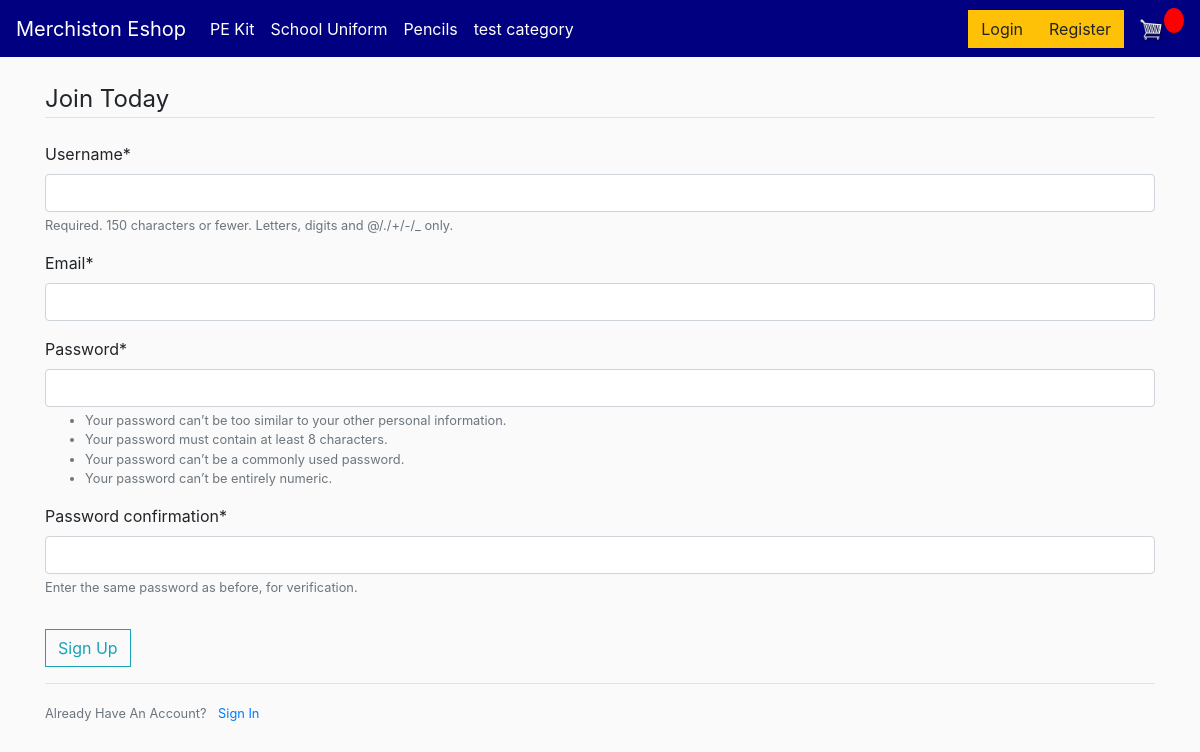
Screenshot of /register/ with the database file from the repository.
### store/models.py (models this page shows, shortened)
class Category(models.Model):
    title = models.CharField(max_length=255)
    slug = models.SlugField(max_length=255, unique=True, default=uuid.uuid1)
    class Meta:
        verbose_name_plural = 'Categories'

### users/views.py (the view)
# urls.py: path('register/', user_views.register, name='register'),
def register(request):
    if request.method == 'POST':
        form = UserRegisterForm(request.POST)
        if form.is_valid():
            form.save()  # This line saves the user information and hashes the password
            username = form.cleaned_data.get('username')
            raw_password = form.cleaned_data.get('password1')
            user = authenticate(username=username, password=raw_password)
            Customer.objects.create(user=user, name=username, email=email)
            messages.success(request, f'Your account has been updated! You are now able to log in')
            login(request, user)
            return redirect('login')
    else:
        form = UserRegisterForm()
    return render(request, 'users/register.html', {'form': form})

### users/forms.py
class UserRegisterForm(UserCreationForm):
    email = forms.EmailField()
    class Meta:
        model = User
        fields = ['username', 'email', 'password1', 'password2']

### store/context_processors.py (called while the page is built)
def menu_categories(request):
    categories = Category.objects.all()
    return {'menu_categories': categories}

### users/templates/users/register.html (shortened to what this page needs)
{% extends 'store/main.html' %}
{% load crispy_forms_filters %}
{% load crispy_forms_tags %}
{% block content %}
    <div class="content-section">
        <form method="POST">
            <fieldset class="form-group">
                <legend class="border-bottom mb-4">Join Today</legend>
                {{ form|crispy }}
            </fieldset>
            <div class="form-group">
                <button class="btn btn-outline-info" type="submit">Sign Up</button>
            </div>
        </form>
        <div class="border-top pt-3">
            <small class="text-muted">
                Already Have An Account? <a class="ml-2" href="{% url 'login' %}">Sign In</a>
            </small>
        </div>
    </div>
{% endblock content %}

### store/templates/store/main.html (shortened to what this page needs)
<!DOCTYPE html>
{% load static %}
<html>
<head>
	<link rel="stylesheet" href="https://stackpath.bootstrapcdn.com/bootstrap/4.4.1/css/bootstrap.min.css">
	<link rel="stylesheet" type="text/css" href="{% static 'css/main.css' %}">
</head>
<body>
	<nav class="navbar navbar-expand-lg navbar-dark bg-dark">
	  <a class="navbar-brand" href="{% url 'store' %}">Merchiston Eshop</a>
	  <div class="collapse navbar-collapse" id="navbarSupportedContent">
	    <ul class="navbar-nav mr-auto">
            {% for category in menu_categories %}
                {% if not category.children.all %}
                    <li class="nav-item active">
                <a class="nav-link" href="{% url 'category_detail' category.slug %}">{{ category.title }}</a>
                {% endif %}
					{% endfor %}
                </li>
	    </ul>
	    <div class="form-inline my-2 my-lg-0">
            {% if user.is_authenticated %}
                <a href="{% url 'profile' %}"class="btn btn-warning">Profile</a>
	     	    <a href="{% url 'logout' %}"class="btn btn-warning">Logout</a>
            {% else %}
	     	    <a href="{% url 'login' %}"class="btn btn-warning">Login</a>
                <a href="{% url 'register' %}"class="btn btn-warning">Register</a>
            {% endif %}
            <a href="{% url 'cart' %}">
	    		<img  id="cart-icon" src="{% static 'images/cart.png' %}">
	    	</a>
	    	<p id="cart-total">{{cartItems}}</p>
	    </div>
	  </div>
	</nav>
     <div class="container">
            <br>
            {% block content %}
            {% endblock content %}
         </div>
</body>
</html>

### static/css/main.css (style rules this page uses)
body { background-color: hsl(0, 0%, 98%); }
.bg-dark { background-color: #000080!important; }
#cart-icon { width:25px; display: inline-block; margin-left: 15px; }
#cart-total { display: block; text-align: center; color:#fff; background-color: red; width: 20px; height: 25px; border-radius: 50%; font-size: 14px; }
.btn { border-radius: 0; }

### rows the page displays
Category: title "PE Kit"
Category: title "School Uniform"
Category: title "Pencils"
Category: title "test category"
